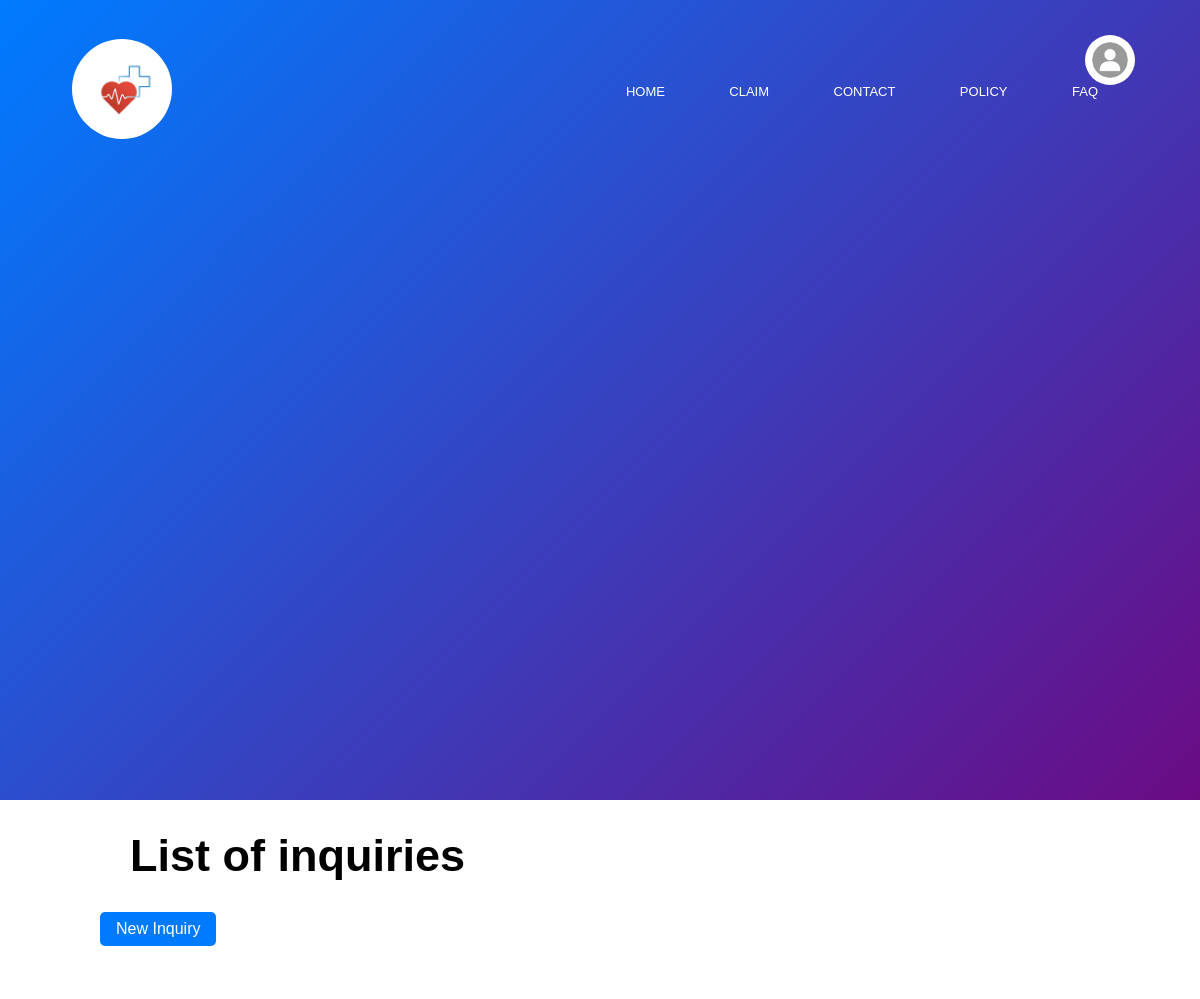
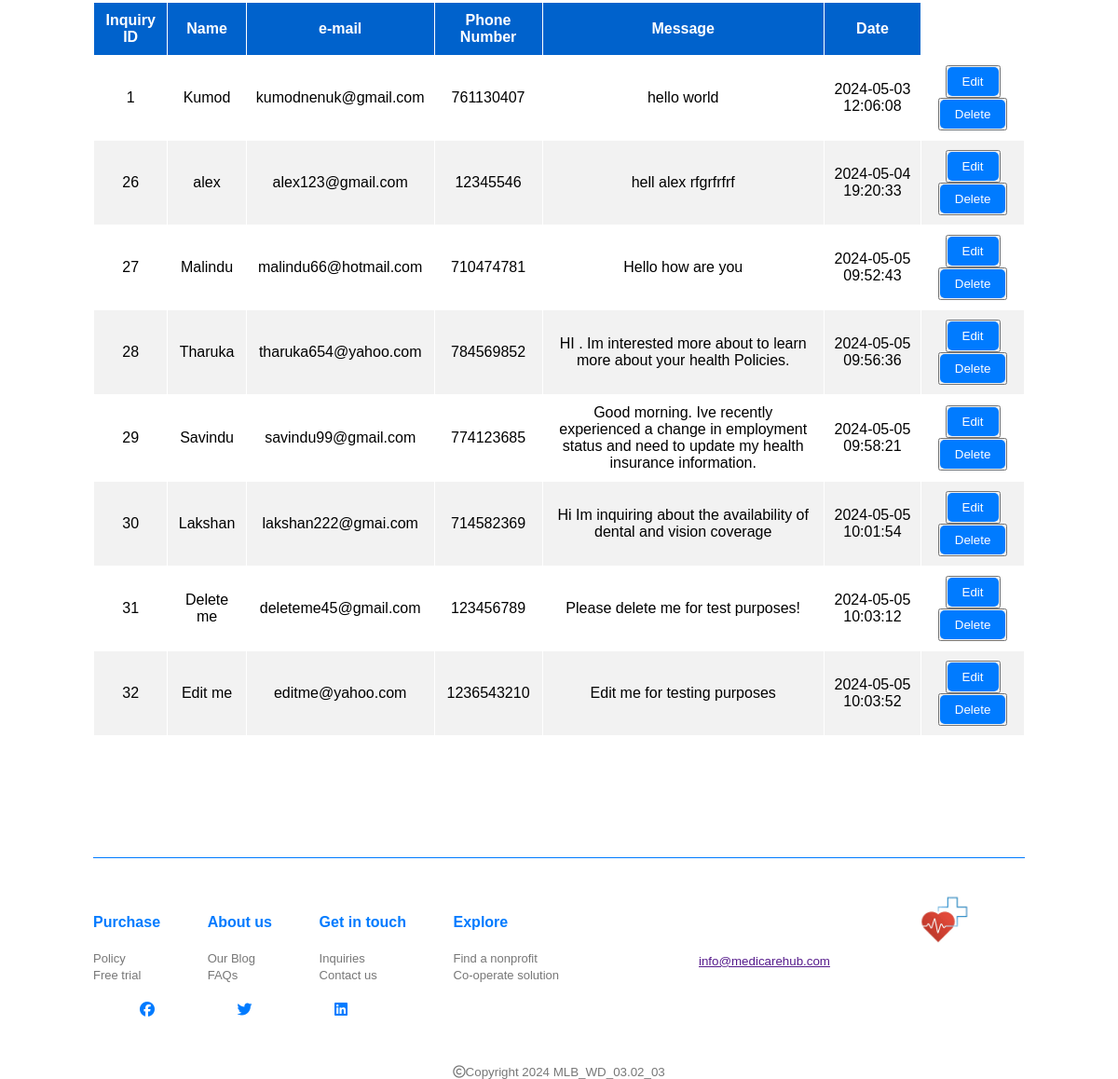
The page / on the database its author committed (2 pictures, top to bottom).
### tables this page shows
CREATE TABLE `inquiry` (
  `inquiry_ID` int(11) NOT NULL,
  `name` varchar(100) NOT NULL,
  `email` varchar(200) NOT NULL,
  `number` int(10) NOT NULL,
  `message` varchar(1000) NOT NULL,
  `date` datetime NOT NULL DEFAULT current_timestamp()
);

### index.php (the view, shortened to what this page needs)
<!DOCTYPE html>
<html lang="en">
<head>
  <link rel="stylesheet" type="text/css" href="styles/index.css">
  <link rel="stylesheet" href="styles/header-footer.css">
</head>
<body>
  <section class="header">
    <nav>
      <a href=""><img src="images/logo.png" alt=""></a>
        <div class="nav-menu">
          <ul>
            <li><a href="#">HOME</a></li>
            <li><a href="#">CLAIM</a></li>
            <li><a href="#">CONTACT</a></li>
            <li><a href="policy.php">POLICY</a></li>
            <li><a href="#">FAQ</a></li>
          </ul>
        </div>
    </nav>
  </section>
  <img src="images/profile-pic.jpg" alt="menu" id="menuBtn">
  <div class="container">
    <h2>List of inquiries</h2>
    <a href="policy.php" class="btnNewinquiry" role = "button">New Inquiry</a>
    <br>
    <table class= "table">
      <thead>
        <tr>
          <th>Inquiry ID</th>
          <th>Name</th>
          <th>e-mail</th>
          <th>Phone Number</th>
          <th>Message</th>
          <th>Date</th>
        </tr>
      </thead>
      <tbody>
        <?php
          require 'includes/config.php';
          function readData()
          {
            global $connection;
          $sql = "SELECT * FROM inquiry";
          $result = $connection->query($sql);
          if($result->num_rows>0){
          while($row = $result->fetch_assoc()){
                  echo "
                  <tr>
                  <td>$row[inquiry_ID]</td>
                  <td>$row[name]</td>
                  <td>$row[email]</td>
                  <td>$row[number]</td>
                  <td>$row[message]</td>
                  <td>$row[date]</td>
                  <td>
          <button><a class='btnEdit' href='edit.php?inquiry_ID=".$row['inquiry_ID']."'>Edit</a></button>
          <button><a class='btnDelete' href='includes/delete.php?inquiry_ID=".$row['inquiry_ID']."'>Delete</a></button>
        </td>
                </tr>
                  ";
          }
          }
          else{
            die("Invalid query: " . $connection->error);
          }
          }
          readData();
        ?>
      </tbody>
    </table>
  </div>
  <section id="footer">
  <div class="container footer-row">
    <hr>
    <div class="footer-left-col">
      <div class="footer-links">
        <div class="link-title">
          <h4>Purchase</h4>
          <a href="policy.php"><small>Policy</small><br></a>
          <a href=""><small>Free trial</small></a>
        </div>
        <div class="link-title">
          <h4>About us</h4>
          <a href=""><small>Our Blog</small><br></a>
          <a href=""><small>FAQs</small></a>
        </div>
        <div class="link-title">
          <h4>Get in touch</h4>
          <a href="index.php"><small>Inquiries</small><br></a>
          <a href=""><small>Contact us</small></a>
        </div>
        <div class="link-title">
          <h4>Explore</h4>
          <a href=""><small>Find a nonprofit</small></a><br>
          <a href=""><small>Co-operate solution</small></a>
        </div>
      </div>
    </div>
    <div class="footer-right-col">
      <div class="footer-info">
        <div class="copyright-text">
          <a href=""><small>info@medicarehub.com</small></a><br>
        </div>
        <div class="footer-logo">
          <a href=""><img src="images/logo.png" alt="logo"></a>
        </div>
      </div>
      </div>
    </div>
</section>
    <div class="footer-icons">
    <a href=""><i class="fa-brands fa-facebook"></i></a>
    <a href=""><i class="fa-brands fa-twitter"></i></a>
    <a href=""><i class="fa-brands fa-linkedin"></i></a>
  </div>
  <div class="footer-copyright">
    <p><i class="fa-regular fa-copyright"></i>Copyright 2024 MLB_WD_03.02_03</p>
  </div>
</body>
</html>

### styles/index.css (style rules this page uses)
.container h2 { font-size: 45px; font-weight:600; margin:30px; }
.btnNewinquiry { display: inline-block; padding: 8px 16px; background-color: #007bff; color: #fff; text-decoration: none; border-radius: 5px; margin-bottom:5px; transition: 0.15s; }
.table { width: 100%; border-collapse: collapse; margin: 50px 0 100px 0; }
.table th, .table td { border: 1px solid #ffffff; padding: 10px; text-align: center; }
.table th { background-color: #0062cc; color: #fff; }
.table tbody tr:nth-child(even) { background-color: #f2f2f2; }
.btnEdit, .btnDelete { display: inline-block; padding: 8px 16px; background-color: #007bff; color: #fff; text-decoration: none; border: none; border-radius: 5px; cursor: pointer; }

### styles/header-footer.css (style rules this page uses)
* { margin:0; padding:0; font-family:sans-serif; }
.container { margin-right:100px; margin-left:100px; }
.header { background: linear-gradient(135deg, #007bff, #6b0b84); height:100vh; background-size:cover; background-position:center; }
.header nav { display:flex; justify-content:space-between; align-items:center; padding:2% 6%; }
.header nav img { width:100px; border-radius:100px; }
.nav-menu { flex:1; text-align:right; }
.nav-menu ul li { list-style:none; display:inline-block; padding:8px 10px; position:relative }
.nav-menu ul li a { color:white; text-decoration:none; font-size:13px; }
nav ul li { list-style:none; margin:50px 20px; }
nav ul li a { text-decoration:none; color:white; }
#menuBtn { width:50px; position:fixed; right:65px; top:35px; z-index:2; cursor:pointer; border-radius: 100px; }
#footer { padding:30px 0 20px; }
hr { width:100%; border:0; border-top:1px solid #007bff; }
.footer-row { display:flex; align-items:center; justify-content:space-between; flex-wrap:wrap; }
.footer-left-col { flex-basis:50%; margin-top:60px; }
.footer-right-col { flex-basis:35%; }
.footer-links { display:flex; justify-content:space-between; flex-wrap:wrap; }
.link-title h4 { color:#007bff; margin-bottom:20px; }
.link-title small { font-size:13px; color:#777; }
.footer-info { display:flex; align-items:flex-end; justify-content:space-between; flex-wrap:wrap; }
.footer-logo img { width:100px; }
.copyright-text,.footer-logo { flex-basis:40%; }
.link-title a { text-decoration: none; transition: color 0.3s; }
.footer-icons { align-items: center; margin:0px 150px; }
.footer-icons i { color:#007bff; width:100px; }
.footer-icons a { text-decoration: none; transition: color 0.3s; }
.footer-copyright { display:flex; color:#777; font-size:smaller; margin-top:50px; align-items: center; }
.footer-copyright p { margin:auto; }

### rows shown on the page
inquiry: inquiry_ID "1", name "Kumod", email "kumodnenuk@gmail.com", number "761130407", message "hello world", date "2024-05-03 12:06:08"
inquiry: inquiry_ID "26", name "alex", email "alex123@gmail.com", number "12345546", message "hell alex rfgrfrfrf", date "2024-05-04 19:20:33"
inquiry: inquiry_ID "27", name "Malindu", email "malindu66@hotmail.com", number "710474781", message "Hello how are you", date "2024-05-05 09:52:43"
inquiry: inquiry_ID "28", name "Tharuka", email "tharuka654@yahoo.com", number "784569852", message "HI . Im interested more about to learn more about your health Policies.", date "2024-05-05 09:56:36"
inquiry: inquiry_ID "29", name "Savindu", email "savindu99@gmail.com", number "774123685", message "Good morning. Ive recently experienced a change in employment status and need to update my health insurance information.", date "2024-05-05 09:58:21"
inquiry: inquiry_ID "30", name "Lakshan", email "lakshan222@gmai.com", number "714582369", message "Hi Im inquiring about the availability of dental and vision coverage", date "2024-05-05 10:01:54"
inquiry: inquiry_ID "31", name "Delete me", email "deleteme45@gmail.com", number "123456789", message "Please delete me for test purposes!", date "2024-05-05 10:03:12"
inquiry: inquiry_ID "32", name "Edit me", email "editme@yahoo.com", number "1236543210", message "Edit me for testing purposes", date "2024-05-05 10:03:52"
